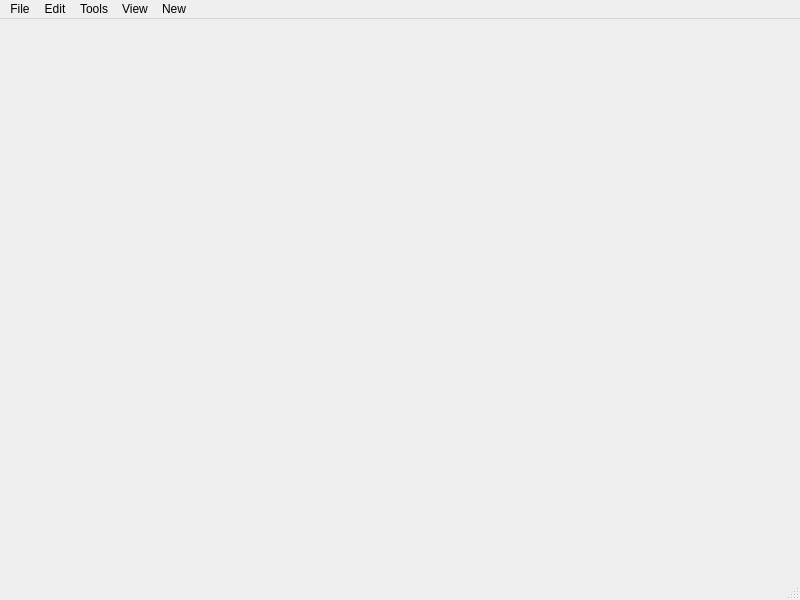
<?xml version="1.0" encoding="UTF-8"?>
<ui version="4.0">
 <class>MainWindow</class>
 <widget class="QMainWindow" name="MainWindow">
  <property name="geometry">
   <rect>
    <x>0</x>
    <y>0</y>
    <width>800</width>
    <height>600</height>
   </rect>
  </property>
  <property name="windowTitle">
   <string>PaintApp</string>
  </property>
  <widget class="QWidget" name="centralwidget"/>
  <widget class="QMenuBar" name="menubar">
   <property name="geometry">
    <rect>
     <x>0</x>
     <y>0</y>
     <width>800</width>
     <height>26</height>
    </rect>
   </property>
   <widget class="QMenu" name="menuFile">
    <property name="title">
     <string>File</string>
    </property>
    <addaction name="actionNew"/>
   </widget>
   <widget class="QMenu" name="menuEdit">
    <property name="title">
     <string>Edit</string>
    </property>
   </widget>
   <widget class="QMenu" name="menuTools">
    <property name="title">
     <string>Tools</string>
    </property>
   </widget>
   <widget class="QMenu" name="menuView">
    <property name="title">
     <string>View</string>
    </property>
   </widget>
   <widget class="QMenu" name="menunew">
    <property name="title">
     <string>New</string>
    </property>
   </widget>
   <addaction name="menuFile"/>
   <addaction name="menuEdit"/>
   <addaction name="menuTools"/>
   <addaction name="menuView"/>
   <addaction name="menunew"/>
  </widget>
  <widget class="QStatusBar" name="statusbar"/>
  <action name="actionNew">
   <property name="checkable">
    <bool>true</bool>
   </property>
   <property name="checked">
    <bool>false</bool>
   </property>
   <property name="text">
    <string>New File</string>
   </property>
  </action>
 </widget>
 <resources/>
 <connections/>
</ui>
